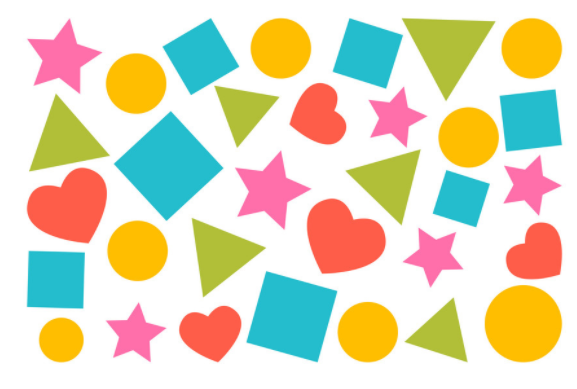
#> input picture opencv/Resource/images/multiple_shapes.PNG, 577 x 389 px, found by its file name
$ python zu_ocv_02.py
#> lines starting #> are read from the running program, lines starting #| are printed output that depends on the picture; after the words box and inside, x2 and y2 are one past the last pixel; in counts of white or black regions, pixels touching at a corner belong together
import cv2
import numpy as np

def stackImages(scale,imgArray):
    rows = len(imgArray)
    cols = len(imgArray[0])
    rowsAvailable = isinstance(imgArray[0], list)
    width = imgArray[0][0].shape[1]
    height = imgArray[0][0].shape[0]
    if rowsAvailable:
        for x in range ( 0, rows):
            for y in range(0, cols):
                if imgArray[x][y].shape[:2] == imgArray[0][0].shape [:2]:
                    imgArray[x][y] = cv2.resize(imgArray[x][y], (0, 0), None, scale, scale)
                else:
                    imgArray[x][y] = cv2.resize(imgArray[x][y], (imgArray[0][0].shape[1], imgArray[0][0].shape[0]), None, scale, scale)
                if len(imgArray[x][y].shape) == 2: imgArray[x][y]= cv2.cvtColor( imgArray[x][y], cv2.COLOR_GRAY2BGR)
        imageBlank = np.zeros((height, width, 3), np.uint8)
        hor = [imageBlank]*rows
        hor_con = [imageBlank]*rows
        for x in range(0, rows):
            hor[x] = np.hstack(imgArray[x])
        ver = np.vstack(hor)
    else:
        for x in range(0, rows):
            if imgArray[x].shape[:2] == imgArray[0].shape[:2]:
                imgArray[x] = cv2.resize(imgArray[x], (0, 0), None, scale, scale)
            else:
                imgArray[x] = cv2.resize(imgArray[x], (imgArray[0].shape[1], imgArray[0].shape[0]), None,scale, scale)
            if len(imgArray[x].shape) == 2: imgArray[x] = cv2.cvtColor(imgArray[x], cv2.COLOR_GRAY2BGR)
        hor= np.hstack(imgArray)
        ver = hor
    return ver

kernel = np.ones((5,5),np.uint8)

imgGRAY = cv2.cvtColor(cv2.imread('C:/WorkArea/myCode/opencv/Resource/images/multiple_shapes.PNG'), cv2.COLOR_BGR2GRAY)
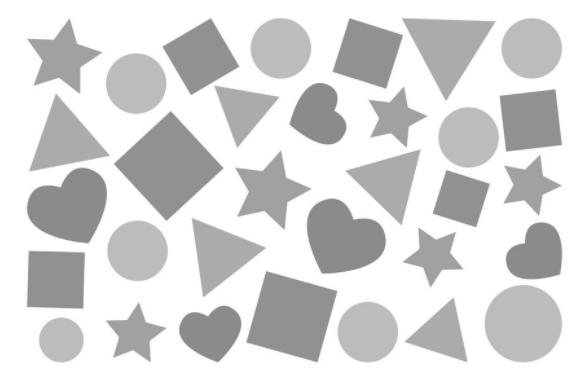
#> imgGRAY: shape (389, 577); min 134, max 255, mean 216.1
imgBGR  = cv2.imread('C:/WorkArea/myCode/opencv/Resource/images/multiple_shapes.PNG')
#> imgBGR is the input picture: shape (389, 577, 3); mean B, G, R 191.1, 217.2, 223.3
imgBlur = cv2.GaussianBlur(imgGRAY, (5,5), 3)
imgCany = cv2.Canny(imgBGR,150, 200)
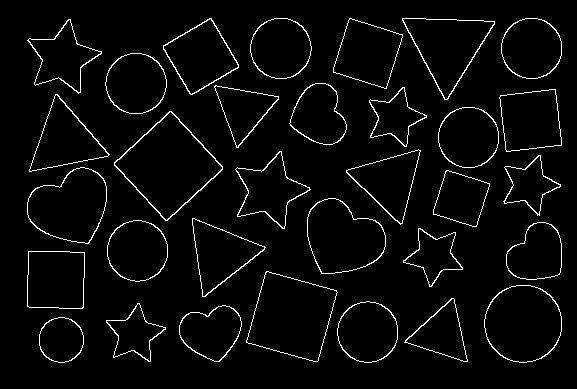
#> imgCany: shape (389, 577); 3.5% white in thin lines or dots, all inside (x1, y1, x2, y2) = (27, 18, 562, 363)
imgDial = cv2.dilate(imgCany, kernel, iterations =5 )
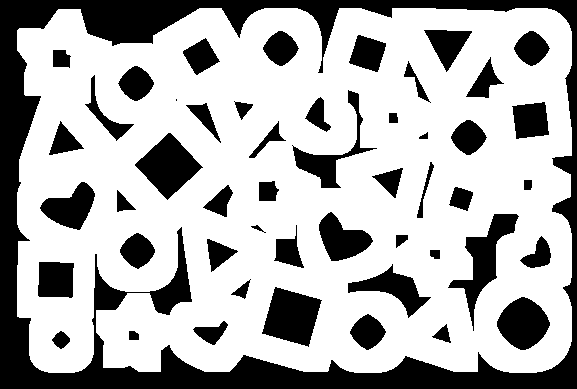
#> imgDial: shape (389, 577); 69.2% white; 50 black regions (1 under 20 px), largest, box (x1, y1, x2, y2) and area: (0, 0, 577, 389) 35670, (262, 287, 322, 347) 2342, (135, 133, 203, 200) 2312
imgErod = cv2.erode(imgDial, kernel, iterations =1 )
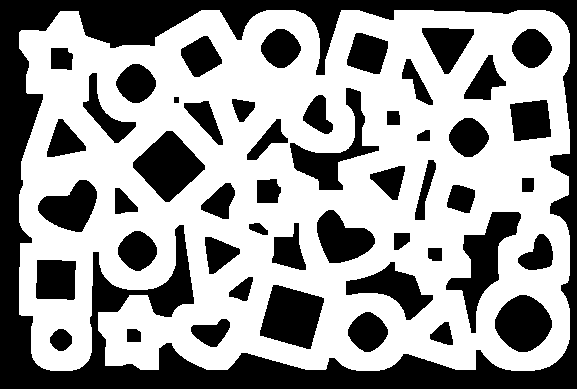
#> imgErod: shape (389, 577); 60% white; 50 black regions, largest, box (x1, y1, x2, y2) and area: (0, 0, 577, 389) 41942, (446, 212, 521, 333) 3075, (133, 131, 205, 202) 2868


imgStack = stackImages(0.5, ([imgBGR, imgGRAY, imgBlur], [imgCany, imgDial, imgErod]))
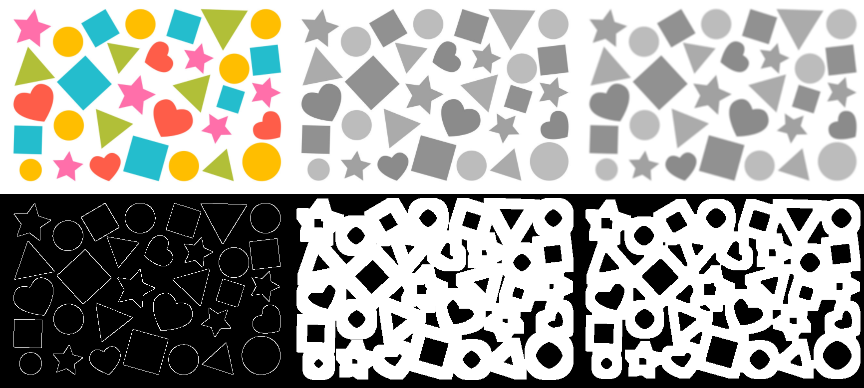
#> imgStack: shape (388, 864, 3); mean B, G, R 160.3, 164.7, 165.7

cv2.imshow("Stacked Images", imgStack)

#cv2.imshow("Stacked Images", imgGRAY)


cv2.waitKey(0)
